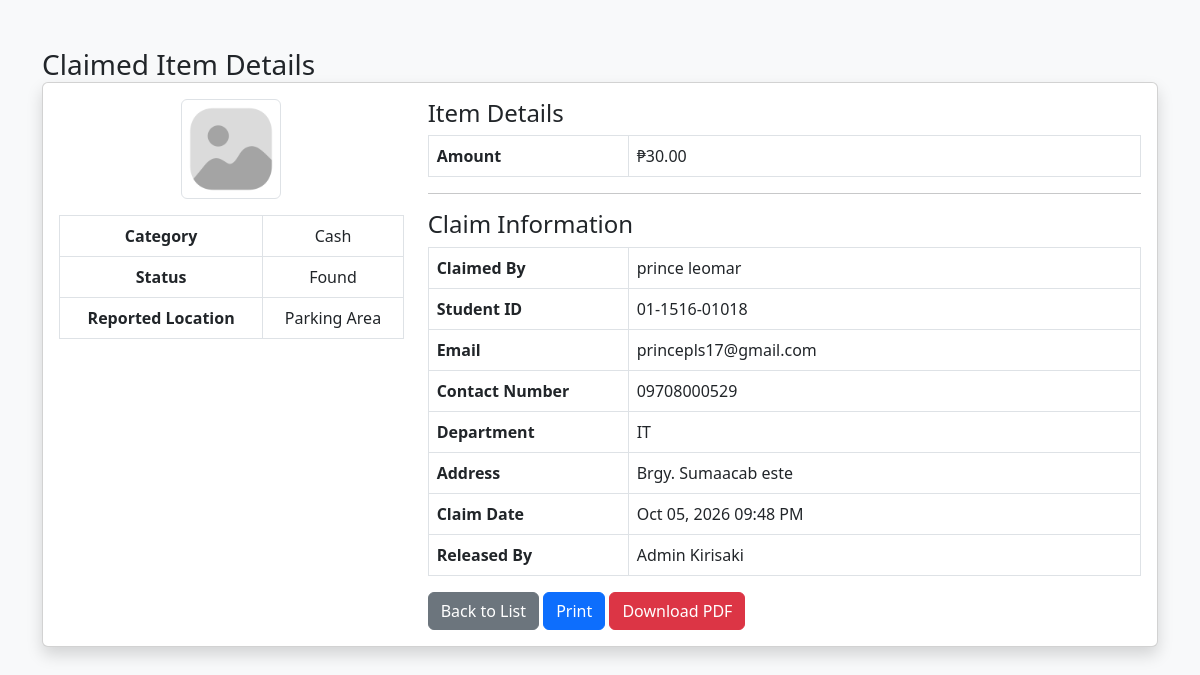
/admin/adminLostFoundView1.php?id=415 (signed in), run on the app's committed database.
### tables this page shows
CREATE TABLE `lost_found` (
  `id` int(11) NOT NULL,
  `category` enum('Cash','Gadget','Document','Other') NOT NULL,
  `status` enum('Lost','Found') NOT NULL,
  `reported_location` varchar(255) DEFAULT NULL,
  `email` varchar(100) DEFAULT NULL,
  `image` varchar(255) DEFAULT 'default.jpg',
  `reporter_role` enum('Student','Faculty','Visitor / Guest','Anonymous') DEFAULT NULL,
  `reporter_name` varchar(150) DEFAULT NULL,
  `reporter_id` varchar(50) DEFAULT NULL,
  `reporter_year` varchar(50) DEFAULT NULL,
  `reporter_department` enum('BSA','CRIM','EDUC','HMTM','IT','RAD TECH / MED TECH') DEFAULT NULL,
  `cash_amount` decimal(10,2) DEFAULT NULL,
  `gadget_type` enum('Cell Phone','Laptop','Tablet','Smart watches','Audio Gadgets') DEFAULT NULL,
  `gadget_brand` varchar(100) DEFAULT NULL,
  `gadget_color` varchar(100) DEFAULT NULL,
  `gadget_description` text DEFAULT NULL,
  `document_type` varchar(100) DEFAULT NULL,
  `document_name` varchar(100) DEFAULT NULL,
  `other_title` varchar(150) DEFAULT NULL,
  `other_description` text DEFAULT NULL,
  `created_by` int(11) DEFAULT NULL,
  `edited_by` int(11) DEFAULT NULL,
  `edited_at` datetime DEFAULT NULL,
  `released_by` int(11) DEFAULT NULL,
  `resolved_by` int(11) DEFAULT NULL,
  `is_claimed` tinyint(1) DEFAULT 0,
  `claimed_by` varchar(255) DEFAULT NULL,
  `claimed_id` varchar(255) DEFAULT NULL,
  `claimed_email` varchar(255) DEFAULT NULL,
  `claimed_contact` varchar(255) DEFAULT NULL,
  `claimed_department` enum('BSA','CRIM','EDUC','HMTM','IT','RAD TECH / MED TECH','FACULTY','VISITOR / GUEST') DEFAULT NULL,
  `claimed_address` varchar(255) DEFAULT NULL,
  `claimed_date` datetime DEFAULT NULL,
  `created_at` timestamp NOT NULL DEFAULT current_timestamp(),
  `is_resolved` tinyint(1) DEFAULT 0,
  `resolved_at` datetime DEFAULT NULL,
  `renewed_at` datetime DEFAULT NULL,
  `renewed_by` int(11) DEFAULT NULL
);

### admin/adminLostFoundView1.php (the view, shortened to what this page needs)
<?php
include '../config/db.php';
$id = (int)$_GET['id'];
$stmt = $conn->prepare("
    SELECT
        lost_found.*,
        ar.firstName AS admin_released_first,
        ar.lastName AS admin_released_last,
        sr.firstName AS staff_released_first,
        sr.lastName AS staff_released_last
    FROM lost_found
    LEFT JOIN admin ar
        ON lost_found.released_by = ar.id
    LEFT JOIN staff sr
        ON lost_found.released_by = sr.id
    WHERE lost_found.id = ?
");
$stmt->bind_param("i", $id);
$stmt->execute();
$item = $stmt->get_result()->fetch_assoc();
if (!empty($item['admin_released_first'])) {
    $releasedBy =
        $item['admin_released_first'] . ' ' .
        $item['admin_released_last'];
}
elseif (!empty($item['staff_released_first'])) {
    $releasedBy =
        $item['staff_released_first'] . ' ' .
        $item['staff_released_last'];
}
else {
    $releasedBy = '-';
}
?>
<!DOCTYPE html>
<html lang="en">
<head>
<link rel="stylesheet"
      href="https://cdn.jsdelivr.net/npm/bootstrap@5.3.0/dist/css/bootstrap.min.css">
</head>
<body class="bg-light">
<div class="container py-5">
    <h3 class="mb-0">
        Claimed Item Details
    </h3>
    <div class="card shadow">
        <div class="card-body">
            <div class="row">
                <div class="col-md-4 text-center">
                    <img src="../uploads/<?= htmlspecialchars($item['image']) ?>"
                         class="img-fluid rounded border mb-3"
                         style="max-height:100px;">
                    <table class="table table-bordered">
                        <tr>
                            <th>Category</th>
                            <td>
                                <?= htmlspecialchars($item['category']) ?>
                            </td>
                        </tr>
                        <tr>
                            <th>Status</th>
                            <td>
                                <?= htmlspecialchars($item['status']) ?>
                            </td>
                        </tr>
                        <tr>
                            <th>Reported Location</th>
                            <td>
                                <?= htmlspecialchars($item['reported_location']) ?>
                            </td>
                        </tr>
                    </table>
                </div>
                <div class="col-md-8">
                    <h4>
                        Item Details
                    </h4>
                    <?php if ($item['category'] === 'Cash'): ?>
                        <table class="table table-bordered">
                            <tr>
                                <th width="200">
                                    Amount
                                </th>
                                <td>
                                    ₱<?= number_format($item['cash_amount'], 2) ?>
                                </td>
                            </tr>
                        </table>
                    <?php endif; ?>
                    <hr>
                    <h4>
                        Claim Information
                    </h4>
                    <table class="table table-bordered">
                        <tr>
                            <th width="200">
                                Claimed By
                            </th>
                            <td>
                                <?= htmlspecialchars($item['claimed_by'] ?? '-') ?>
                            </td>
                        </tr>
                        <tr>
                            <th>
                                Student ID
                            </th>
                            <td>
                                <?= htmlspecialchars($item['claimed_id'] ?? '-') ?>
                            </td>
                        </tr>
                        <tr>
                            <th>
                                Email
                            </th>
                            <td>
                                <?= htmlspecialchars($item['claimed_email'] ?? '-') ?>
                            </td>
                        </tr>
                        <tr>
                            <th>
                                Contact Number
                            </th>
                            <td>
                                <?= htmlspecialchars($item['claimed_contact'] ?? '-') ?>
                            </td>
                        </tr>
                        <tr>
                            <th>
                                Department
                            </th>
                            <td>
                                <?= htmlspecialchars($item['claimed_department'] ?? '-') ?>
                            </td>
                        </tr>
                        <tr>
                            <th>
                                Address
                            </th>
                            <td>
                                <?= htmlspecialchars($item['claimed_address'] ?? '-') ?>
                            </td>
                        </tr>
                        <tr>
                            <th>
                                Claim Date
                            </th>
                            <td>
                                <?= !empty($item['claimed_date'])
                                    ? date(
                                        'M d, Y h:i A',
                                        strtotime($item['claimed_date'])
                                    )
                                    : '-' ?>
                            </td>
                        </tr>
                        <tr>
                            <th>
                                Released By
                            </th>
                            <td>
                                <?= htmlspecialchars($releasedBy) ?>
                            </td>
                        </tr>
                    </table>
                    <a href="adminLostFoundList.php"
                       class="btn btn-secondary">
                        Back to List
                    </a>
                    <button onclick="window.print()"
                            class="btn btn-primary">
                        Print
                    </button>
                    <a href="adminLostFoundView.php?id=<?= $id ?>&pdf=1" class="btn btn-danger"> Download PDF </a>
                </div>
            </div>
        </div>
    </div>
</div>
</body>
</html>

### data on the page
lost_found: image (placeholder picture), category "Cash", status "Found", reported_location "Parking Area", cash_amount "30.00", claimed_by "prince leomar", claimed "01-1516-01018", claimed_email "princepls17@gmail.com", claimed_contact "09708000529", claimed_department "IT", claimed_address "Brgy. Sumaacab este", claimed_date "Oct 05, 2026 09:48 PM", admin.firstName+lastName "Admin Kirisaki"
